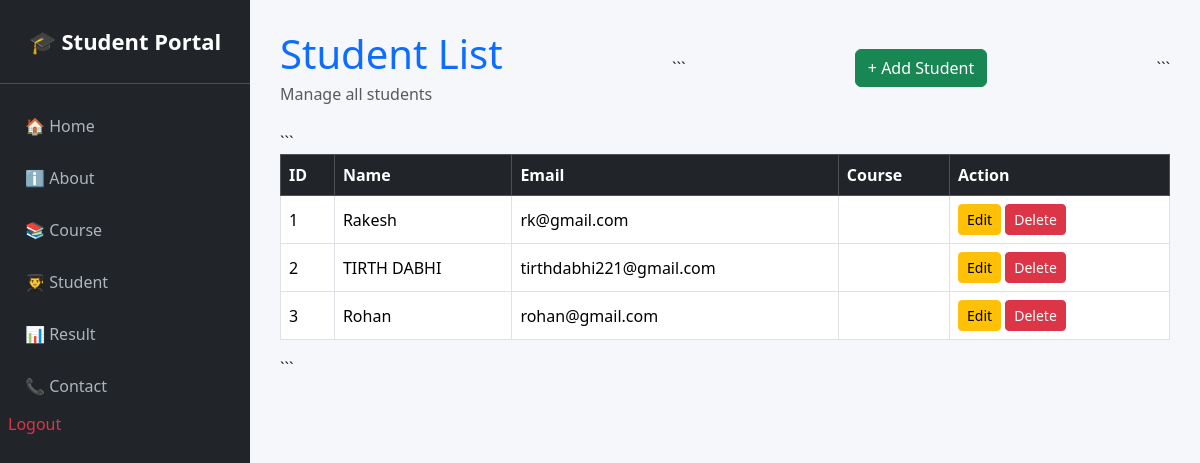
The page /student/ on the database as committed earlier.
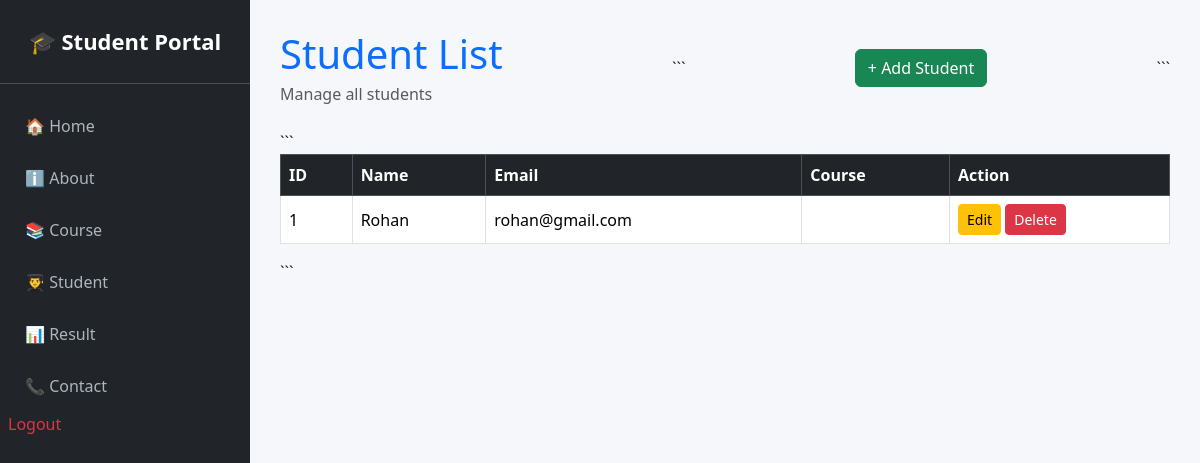
The same page on the database as committed later.
### student/models.py (models this page shows, shortened)
class Student(models.Model):
    name = models.CharField(max_length=100)
    email = models.EmailField()
    mobile = models.CharField(max_length=15)
    city = models.CharField(max_length=50)

### student/views.py (the view)
# urls.py: path("student/", views.student_list, name="student_list"),
def student_list(request):
    students = Student.objects.all()
    return render(request, "studentCrud/list.html", {
        "students": students
    })

### student/templates/studentCrud/list.html (shortened to what this page needs)
{% extends "base.html" %}
{% block content %}
<div class="d-flex justify-content-between align-items-center mb-4">
    <div>
        <h1 class="text-primary mb-1">Student List</h1>
        <p class="text-muted mb-0">Manage all students</p>
    </div>
```
<a href="{% url 'student_add' %}" class="btn btn-success">
    + Add Student
</a>
```
</div>
<div class="table-responsive">
```
<table class="table table-bordered table-hover align-middle">
    <thead class="table-dark">
        <tr>
            <th>ID</th>
            <th>Name</th>
            <th>Email</th>
            <th>Course</th>
            <th width="220">Action</th>
        </tr>
    </thead>
    <tbody>
        {% for student in students %}
        <tr>
            <td>{{ forloop.counter }}</td>
            <td>
                {{ student.name }}
            </td>
            <td>
                {{ student.email }}
            </td>
            <td>
            </td>
            <td>
                <a href="{% url 'student_edit' student.id %}"
                   class="btn btn-warning btn-sm">
                    Edit
                </a>
                <a href="{% url 'student_delete' student.id %}"
                   class="btn btn-danger btn-sm">
                    Delete
                </a>
            </td>
        </tr>
        {% endfor %}
    </tbody>
</table>
```
</div>
{% endblock %}

### student/templates/base.html (shortened to what this page needs)
<!DOCTYPE html>
<html lang="en">
<head>
    <link
        href="https://cdn.jsdelivr.net/npm/bootstrap@5.3.3/dist/css/bootstrap.min.css"
        rel="stylesheet"
    >
</head>
<body>
<div class="sidebar">
    <div class="logo">
        🎓 Student Portal
    </div>
    <nav class="nav flex-column mt-3">
        <a class="nav-link" href="{% url 'home' %}">
            🏠 Home
        </a>
        <a class="nav-link" href="{% url 'about' %}">
            ℹ️ About
        </a>
        <a class="nav-link" href="{% url 'course' %}">
            📚 Course
        </a>
       <a class="nav-link" href="{% url 'student_list' %}">
    👨‍🎓 Student
        </a>
        <a class="nav-link" href="{% url 'result' %}">
            📊 Result
        </a>
        <a class="nav-link" href="{% url 'contact' %}">
            📞 Contact
        </a>
      <a class="dropdown-item text-danger" href="{% url 'logout' %}">
                        Logout
                    </a>
    </nav>
</div>
<div class="main-content">
    {% block content %}
    {% endblock %}
</div>
</body>
</html>

### student/templates/base.html (style rules this page uses)
body { background-color: #f5f7fa; }
.sidebar { min-height: 100vh; width: 250px; position: fixed; top: 0; left: 0; background-color: #212529; }
.sidebar .logo { padding: 25px 15px; text-align: center; color: white; font-size: 22px; font-weight: bold; border-bottom: 1px solid #495057; }
.sidebar .nav-link { color: #adb5bd; padding: 14px 25px; font-size: 16px; }
.main-content { margin-left: 250px; padding: 30px; }

Rows that differ between the two databases and show on the page:
removed Student: name "Rakesh", email "rk@gmail.com"
removed Student: name "TIRTH DABHI", email "tirthdabhi221@gmail.com"
